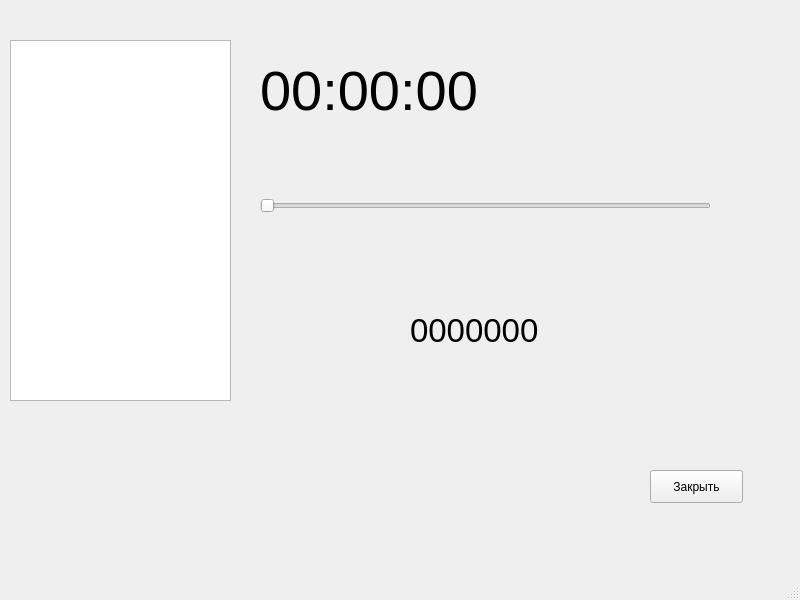
<?xml version="1.0" encoding="UTF-8"?>
<ui version="4.0">
 <class>MainWindow</class>
 <widget class="QMainWindow" name="MainWindow">
  <property name="geometry">
   <rect>
    <x>0</x>
    <y>0</y>
    <width>800</width>
    <height>600</height>
   </rect>
  </property>
  <property name="windowTitle">
   <string>MainWindow</string>
  </property>
  <widget class="QWidget" name="centralwidget">
   <widget class="QTextEdit" name="textEdit">
    <property name="geometry">
     <rect>
      <x>10</x>
      <y>40</y>
      <width>221</width>
      <height>361</height>
     </rect>
    </property>
   </widget>
   <widget class="QLabel" name="l_timer">
    <property name="geometry">
     <rect>
      <x>260</x>
      <y>50</y>
      <width>291</width>
      <height>81</height>
     </rect>
    </property>
    <property name="font">
     <font>
      <pointsize>42</pointsize>
     </font>
    </property>
    <property name="text">
     <string>00:00:00</string>
    </property>
   </widget>
   <widget class="QPushButton" name="pushButton">
    <property name="geometry">
     <rect>
      <x>650</x>
      <y>470</y>
      <width>93</width>
      <height>33</height>
     </rect>
    </property>
    <property name="text">
     <string>Закрыть</string>
    </property>
   </widget>
   <widget class="QSlider" name="s_IntervalRandom">
    <property name="geometry">
     <rect>
      <x>260</x>
      <y>180</y>
      <width>451</width>
      <height>51</height>
     </rect>
    </property>
    <property name="minimum">
     <number>1</number>
    </property>
    <property name="maximum">
     <number>5000</number>
    </property>
    <property name="value">
     <number>1</number>
    </property>
    <property name="orientation">
     <enum>Qt::Horizontal</enum>
    </property>
   </widget>
   <widget class="QLabel" name="l_valueSlider">
    <property name="geometry">
     <rect>
      <x>410</x>
      <y>290</y>
      <width>171</width>
      <height>81</height>
     </rect>
    </property>
    <property name="font">
     <font>
      <pointsize>25</pointsize>
     </font>
    </property>
    <property name="text">
     <string>0000000</string>
    </property>
   </widget>
  </widget>
  <widget class="QMenuBar" name="menubar">
   <property name="geometry">
    <rect>
     <x>0</x>
     <y>0</y>
     <width>800</width>
     <height>29</height>
    </rect>
   </property>
  </widget>
  <widget class="QStatusBar" name="statusbar"/>
 </widget>
 <resources/>
 <connections/>
</ui>
